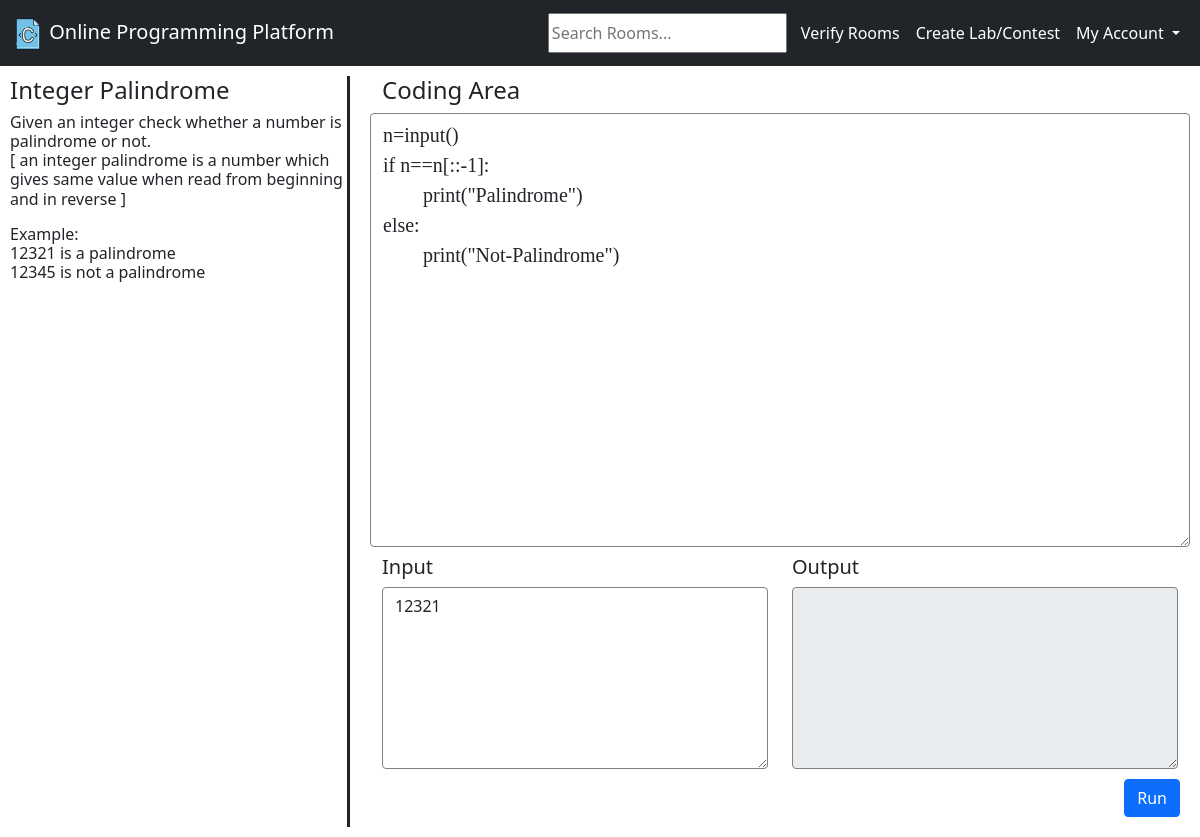
Screenshot of /view_response/4/7/10/ (signed in) with the database file from the repository.
### base/models.py (models this page shows, shortened)
class Question(models.Model):
    question_title = models.CharField(max_length=50)
    question_full = models.TextField()
    sample_test_case = models.TextField()
    updated = models.DateTimeField(auto_now=True)
    created = models.DateTimeField(auto_now_add=True)
    room = models.ForeignKey(Room, on_delete=models.CASCADE)

class Solution(models.Model):
    code = models.TextField()
    user = models.ForeignKey(User, on_delete=models.SET_NULL, null=True)
    question = models.ForeignKey(Question, on_delete=models.CASCADE)
    room = models.ForeignKey(Room, on_delete=models.CASCADE)
    input = models.TextField(null=True)
    updated = models.DateTimeField(auto_now=True)
    created = models.DateTimeField(auto_now_add=True)

### compiler/views.py (the view)
# urls.py: path('view_response/<str:pk>/<str:pk2>/<str:pk3>/', views.viewResponses, name="viewResponses"),
@login_required(login_url='login')
def viewResponses(request, pk, pk2, pk3):
    question = Question.objects.get(id=pk2)
    solution = Solution.objects.get(id=pk3)
    code = solution.code
    if solution.input == None:
        input = ""
    else:
        input = solution.input
    output = ""
    submitFlag = False
    context = {'question': question, "code": code, "input": input, 'output': output, 'submitFlag': submitFlag}
    return render(request, 'question.html', context)

### templates/question.html (shortened to what this page needs)
{% extends 'main.html' %}
{% block content %}
<div class="question-compiler-container">
    <div class="question-container">
        <h4>{{question.question_title}}</h4>
        <h6>{{question.question_full|linebreaks}}</h6>
        <h6>{{question.sample_test_case|linebreaks}}</h6>
    </div>
    <div class="compiler-container">
        <form method="post" action="run">
            <div class="container">
                <div class="row">
                    <div class="col">
                        <label for=""><h4>Coding Area</h4></label>
                    </div>
                    <textarea class="form-control" rows="14" name="code" id="code" style="border:1px solid grey;
                font-family: 'Lucida Console'; font-size: 20px; "
                              onkeydown="if(event.keyCode===9){var v=this.value,s=this.selectionStart,
                          e=this.selectionEnd;this.value=v.substring(0, s)+'\t'+v.substring(e);this.selectionStart=
                          this.selectionEnd=s+1;return false;}">{{code}}</textarea>
                </div>
                <div class="row" style="padding-top:8px;">
                    <div class="col">
                        <label for=""><h5>Input</h5></label>
                        <textarea class="form-control" rows="7" name="input"
                                  style="border:1px solid grey;">{{input}}</textarea>
                    </div>
                    <div class="col">
                        <label for=""><h5>Output</h5></label>
                        <textarea class="form-control" rows="7" name="output" style="border:1px solid grey;"
                                  disabled>{{output}}</textarea>
                    </div>
                </div>
            </div>
            <div class="submit_run_buttons">
                <input class="btn btn-primary" type="submit" name="run" value="Run">
            </div>
        </form>
    </div>
</div>
{% endblock %}

### templates/question.html (style rules this page uses)
.question-compiler-container { display:grid; grid-template-columns :3fr 7fr; }
.question-container { border-right:solid; margin:10px; }
.compiler-container { margin:10px; }
.submit_run_buttons { text-align:right; padding:10px; }

### rows the page displays
Question: question_title "Integer Palindrome", question_full "Given an integer check whether a number is palindrome or not. [ an integer palindrome is a number which gives same value when read from beginning and in reverse ]", sample_test_case "Example: 12321 is a palindrome 12345 is not a palindrome"
Solution: code "n=input() if n==n[::-1]: print(\"Palindrome\") else: print(\"Not-Palindrome\")", input "12321"
